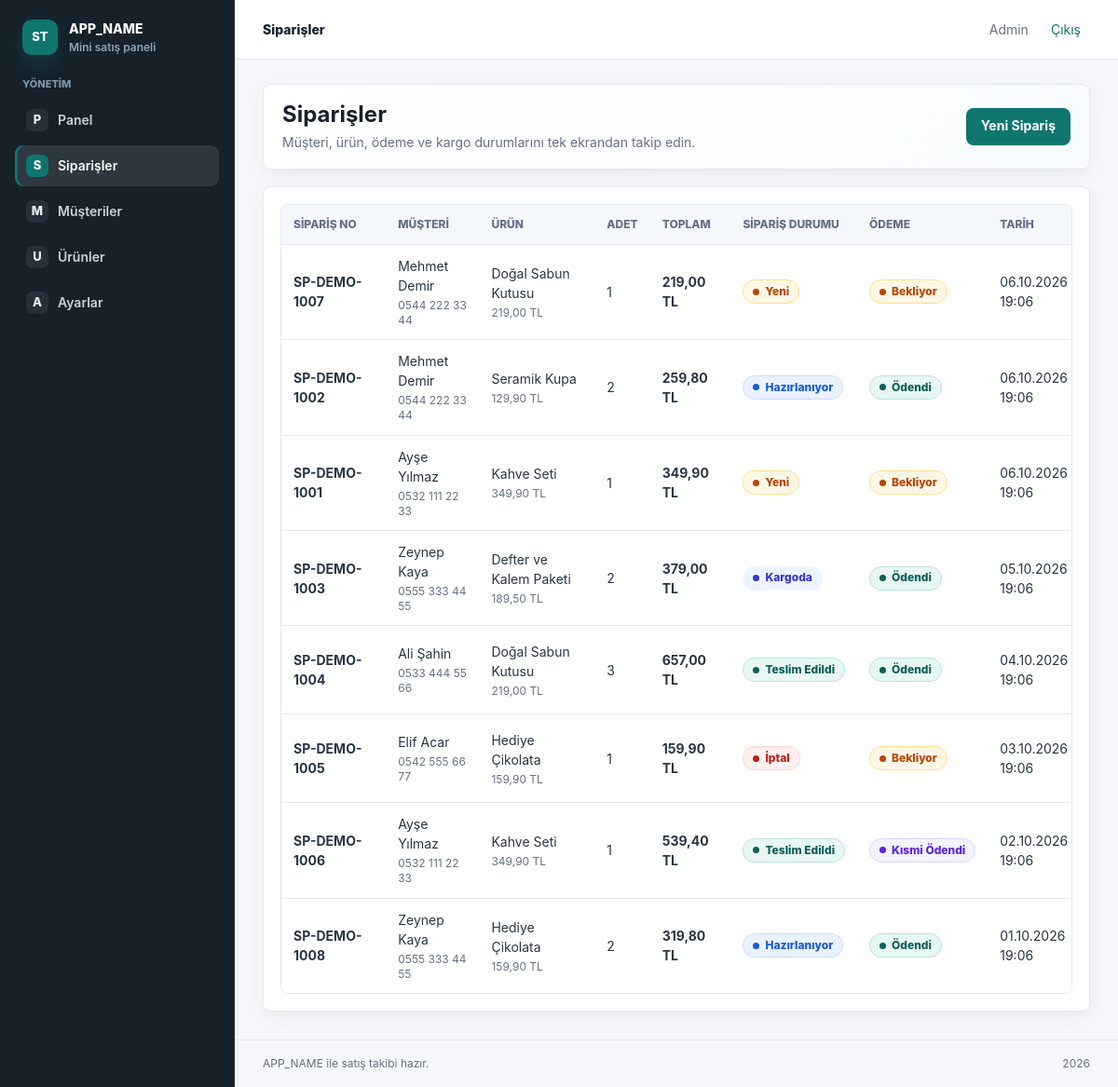
The app's page /admin/orders.php (signed in) with its own data.
### tables this page shows
CREATE TABLE IF NOT EXISTS `orders` (
    `id` INT UNSIGNED NOT NULL AUTO_INCREMENT,
    `customer_id` INT UNSIGNED DEFAULT NULL,
    `order_no` VARCHAR(40) NOT NULL,
    `status` VARCHAR(40) NOT NULL DEFAULT 'pending',
    `payment_status` VARCHAR(40) NOT NULL DEFAULT 'waiting',
    `subtotal` DECIMAL(10,2) NOT NULL DEFAULT 0.00,
    `discount_total` DECIMAL(10,2) NOT NULL DEFAULT 0.00,
    `tax_total` DECIMAL(10,2) NOT NULL DEFAULT 0.00,
    `total_amount` DECIMAL(10,2) NOT NULL DEFAULT 0.00,
    `notes` TEXT DEFAULT NULL,
    `created_at` TIMESTAMP NOT NULL DEFAULT CURRENT_TIMESTAMP,
    `updated_at` TIMESTAMP NULL DEFAULT NULL ON UPDATE CURRENT_TIMESTAMP,
    PRIMARY KEY (`id`),
    UNIQUE KEY `orders_order_no_unique` (`order_no`),
    KEY `orders_customer_id_index` (`customer_id`),
    CONSTRAINT `orders_customer_id_fk`
        FOREIGN KEY (`customer_id`) REFERENCES `customers` (`id`)
        ON DELETE SET NULL
        ON UPDATE CASCADE
);

CREATE TABLE IF NOT EXISTS `customers` (
    `id` INT UNSIGNED NOT NULL AUTO_INCREMENT,
    `name` VARCHAR(150) NOT NULL,
    `phone` VARCHAR(40) DEFAULT NULL,
    `email` VARCHAR(190) DEFAULT NULL,
    `address` TEXT DEFAULT NULL,
    `notes` TEXT DEFAULT NULL,
    `created_at` TIMESTAMP NOT NULL DEFAULT CURRENT_TIMESTAMP,
    `updated_at` TIMESTAMP NULL DEFAULT NULL ON UPDATE CURRENT_TIMESTAMP,
    PRIMARY KEY (`id`),
    KEY `customers_name_index` (`name`)
);

### includes/functions.php (called while the page is built, shortened)
<?php
function e(?string $value): string
{
    return htmlspecialchars($value ?? '', ENT_QUOTES, 'UTF-8');
}
function url(string $path = ''): string
{
    return rtrim(APP_URL, '/') . '/' . ltrim($path, '/');
}
function format_money(float $amount): string
{
    return number_format($amount, 2, ',', '.') . ' TL';
}
function order_status_options(): array
{
    return [
        'pending' => 'Yeni',
        'preparing' => 'Hazırlanıyor',
        'shipped' => 'Kargoda',
        'completed' => 'Teslim Edildi',
        'cancelled' => 'İptal',
    ];
}
function order_status_label(string $status): string
{
    $labels = order_status_options();
    return $labels[$status] ?? ucfirst($status);
}
function payment_status_options(): array
{
    return [
        'waiting' => 'Bekliyor',
        'paid' => 'Ödendi',
        'partial' => 'Kısmi Ödendi',
    ];
}
function payment_status_label(string $status): string
{
    $labels = payment_status_options();
    return $labels[$status] ?? ucfirst($status);
}

### includes/db.php (called while the page is built, shortened)
<?php
function db(): PDO
{
    static $pdo = null;
    if ($pdo instanceof PDO) {
        return $pdo;
    }
    $dsn = sprintf(
        'mysql:host=%s;port=%s;dbname=%s;charset=%s',
        DB_HOST,
        DB_PORT,
        DB_NAME,
        DB_CHARSET
    );
    $pdo = new PDO($dsn, DB_USER, DB_PASS, [
        PDO::ATTR_ERRMODE => PDO::ERRMODE_EXCEPTION,
        PDO::ATTR_DEFAULT_FETCH_MODE => PDO::FETCH_ASSOC,
        PDO::ATTR_EMULATE_PREPARES => false,
    ]);
    return $pdo;
}

### admin/orders.php (the view, shortened to what this page needs)
<?php
$ordersStmt = db()->query(
    'SELECT
        o.id,
        o.order_no,
        o.status,
        o.payment_status,
        o.total_amount,
        o.created_at,
        c.name AS customer_name,
        c.phone AS customer_phone,
        oi.product_name,
        oi.quantity,
        oi.unit_price
     FROM orders o
     LEFT JOIN customers c ON c.id = o.customer_id
     LEFT JOIN (
        SELECT oi1.*
        FROM order_items oi1
        INNER JOIN (
            SELECT order_id, MIN(id) AS first_item_id
            FROM order_items
            GROUP BY order_id
        ) first_items ON first_items.first_item_id = oi1.id
     ) oi ON oi.order_id = o.id
     ORDER BY o.created_at DESC, o.id DESC'
);
$orders = $ordersStmt->fetchAll();
require_once __DIR__ . '/../includes/header.php';
require_once __DIR__ . '/../includes/sidebar.php';
?>
<main class="content">
    <div class="page-head">
        <div>
            <h1>Siparişler</h1>
            <p>Müşteri, ürün, ödeme ve kargo durumlarını tek ekrandan takip edin.</p>
        </div>
        <a class="btn btn-primary" href="<?php echo url('admin/order_form.php'); ?>">Yeni Sipariş</a>
    </div>
    <section class="panel">
        <?php if ($orders): ?>
            <div class="table-wrap">
                <table class="data-table orders-table">
                    <thead>
                        <tr>
                            <th>Sipariş No</th>
                            <th>Müşteri</th>
                            <th>Ürün</th>
                            <th>Adet</th>
                            <th>Toplam</th>
                            <th>Sipariş Durumu</th>
                            <th>Ödeme</th>
                            <th>Tarih</th>
                        </tr>
                    </thead>
                    <tbody>
                        <?php foreach ($orders as $order): ?>
                            <tr>
                                <td><strong><?php echo e($order['order_no']); ?></strong></td>
                                <td>
                                    <?php echo e($order['customer_name'] ?: 'Müşteri yok'); ?>
                                    <?php if (!empty($order['customer_phone'])): ?>
                                        <span class="table-subtext"><?php echo e($order['customer_phone']); ?></span>
                                    <?php endif; ?>
                                </td>
                                <td>
                                    <?php echo e($order['product_name'] ?: 'Ürün yok'); ?>
                                    <span class="table-subtext"><?php echo e(format_money((float) ($order['unit_price'] ?? 0))); ?></span>
                                </td>
                                <td><?php echo (int) ($order['quantity'] ?? 1); ?></td>
                                <td><strong><?php echo e(format_money((float) $order['total_amount'])); ?></strong></td>
                                <td>
                                    <span class="status-badge status-<?php echo e($order['status']); ?>">
                                        <?php echo e(order_status_label($order['status'])); ?>
                                    </span>
                                </td>
                                <td>
                                    <span class="status-badge payment-<?php echo e($order['payment_status']); ?>">
                                        <?php echo e(payment_status_label($order['payment_status'])); ?>
                                    </span>
                                </td>
                                <td><?php echo e(date('d.m.Y H:i', strtotime($order['created_at']))); ?></td>
                            </tr>
                        <?php endforeach; ?>
                    </tbody>
                </table>
            </div>
        <?php endif; ?>
    </section>
</main>
<?php require_once __DIR__ . '/../includes/footer.php'; ?>

### assets/css/style.css (style rules this page uses)
:root { --bg: #f5f7fa; --surface: #ffffff; --surface-soft: #f4f7fb; --surface-warm: #fbfcfd; --text: #17212b; --muted: #667085; --line: #e4e9f0; --line-strong: #d4dce7; --primary: #0f766e; --primary-strong: #115e59; --primary-soft: #e8f7f4; --danger: #b42318; --warning: #b54708; --blue: #175cd3; --purple: #5925dc; --shadow: 0 14px 32px rgba(16, 24, 40, 0.07); --shadow-soft: 0 6px 18px rgba(16, 24, 40, 0.05); }
* { box-sizing: border-box; }
body { margin: 0; min-height: 100vh; background: var(--bg); color: var(--text); font-family: Inter, ui-sans-serif, system-ui, -apple-system, BlinkMacSystemFont, "Segoe UI", Arial, Helvetica, sans-serif; font-size: 14px; line-height: 1.5; text-rendering: optimizeLegibility; }
a { color: inherit; text-decoration: none; }
h1, h2, p { margin-top: 0; }
.content { grid-column: 2; width: 100%; max-width: 1440px; padding: 26px 30px 30px; }
.page-head { display: flex; align-items: center; justify-content: space-between; gap: 16px; margin-bottom: 18px; padding: 18px 20px; border: 1px solid var(--line); border-radius: 8px; background: linear-gradient(135deg, #ffffff 0%, #f8fbfd 100%); box-shadow: var(--shadow-soft); }
.page-head h1 { margin-bottom: 4px; font-size: 24px; line-height: 1.2; letter-spacing: 0; }
.page-head p, .muted { margin-bottom: 0; color: var(--muted); }
.metric-card, .panel, .login-card { background: var(--surface); border: 1px solid var(--line); border-radius: 8px; box-shadow: var(--shadow-soft); }
.panel { padding: 18px; }
.table-wrap { width: 100%; overflow-x: auto; border: 1px solid var(--line); border-radius: 8px; background: var(--surface); }
.data-table { width: 100%; min-width: 680px; border-collapse: collapse; }
.data-table th, .data-table td { padding: 12px 13px; border-bottom: 1px solid var(--line); text-align: left; vertical-align: middle; }
.data-table th { background: var(--surface-soft); color: var(--muted); font-size: 12px; font-weight: 800; letter-spacing: 0; text-transform: uppercase; white-space: nowrap; }
.data-table td { color: #283544; }
.data-table tbody tr { transition: background 0.14s ease; }
.data-table tbody tr:last-child td { border-bottom: 0; }
.status-badge { display: inline-flex; align-items: center; justify-content: center; gap: 6px; min-height: 26px; padding: 4px 10px; border-radius: 999px; background: var(--surface-soft); color: var(--muted); font-size: 12px; font-weight: 800; line-height: 1.2; white-space: nowrap; border: 1px solid transparent; }
.status-badge::before { content: ""; width: 7px; height: 7px; flex: 0 0 7px; border-radius: 50%; background: currentColor; }
.status-pending { background: #fff7e6; color: var(--warning); border-color: #fedf89; }
.status-preparing { background: #eaf2ff; color: var(--blue); border-color: #c9ddff; }
.status-shipped { background: #eef4ff; color: #3538cd; }
.status-completed { background: var(--primary-soft); color: var(--primary-strong); border-color: #b7e4db; }
.status-cancelled { background: #fff1f0; color: var(--danger); border-color: #ffd4d0; }
.payment-waiting { background: #fff7e6; color: var(--warning); border-color: #fedf89; }
.payment-paid { background: var(--primary-soft); color: var(--primary-strong); border-color: #b7e4db; }
.payment-partial { background: #f4f3ff; color: var(--purple); border-color: #d9d6fe; }
.btn { display: inline-flex; align-items: center; justify-content: center; gap: 8px; min-height: 40px; padding: 0 15px; border: 1px solid transparent; border-radius: 8px; cursor: pointer; font: inherit; font-weight: 700; line-height: 1.2; text-align: center; white-space: nowrap; box-shadow: 0 1px 2px rgba(16, 24, 40, 0.05); transition: background 0.16s ease, border-color 0.16s ease, box-shadow 0.16s ease, transform 0.16s ease; }
.btn-primary { background: var(--primary); color: #ffffff; }
.table-subtext { display: block; margin-top: 3px; color: var(--muted); font-size: 12px; line-height: 1.35; }
.orders-table { min-width: 1040px; }

### records on screen
orders: order_no "SP-DEMO-1007", customer.name "Mehmet Demir", customer.phone "0544 222 33 44", product_name "Doğal Sabun Kutusu", unit_price "219,00 TL", quantity "1", total_amount "219,00 TL", status "Yeni", payment_status "Bekliyor", created_at "06.10.2026 19:06"
orders: order_no "SP-DEMO-1002", customer.name "Mehmet Demir", customer.phone "0544 222 33 44", product_name "Seramik Kupa", unit_price "129,90 TL", quantity "2", total_amount "259,80 TL", status "Hazırlanıyor", payment_status "Ödendi", created_at "06.10.2026 19:06"
orders: order_no "SP-DEMO-1001", customer.name "Ayşe Yılmaz", customer.phone "0532 111 22 33", product_name "Kahve Seti", unit_price "349,90 TL", quantity "1", total_amount "349,90 TL", status "Yeni", payment_status "Bekliyor", created_at "06.10.2026 19:06"
orders: order_no "SP-DEMO-1003", customer.name "Zeynep Kaya", customer.phone "0555 333 44 55", product_name "Defter ve Kalem Paketi", unit_price "189,50 TL", quantity "2", total_amount "379,00 TL", status "Kargoda", payment_status "Ödendi", created_at "05.10.2026 19:06"
orders: order_no "SP-DEMO-1004", customer.name "Ali Şahin", customer.phone "0533 444 55 66", product_name "Doğal Sabun Kutusu", unit_price "219,00 TL", quantity "3", total_amount "657,00 TL", status "Teslim Edildi", payment_status "Ödendi", created_at "04.10.2026 19:06"
orders: order_no "SP-DEMO-1005", customer.name "Elif Acar", customer.phone "0542 555 66 77", product_name "Hediye Çikolata", unit_price "159,90 TL", quantity "1", total_amount "159,90 TL", status "İptal", payment_status "Bekliyor", created_at "03.10.2026 19:06"
orders: order_no "SP-DEMO-1006", customer.name "Ayşe Yılmaz", customer.phone "0532 111 22 33", product_name "Kahve Seti", unit_price "349,90 TL", quantity "1", total_amount "539,40 TL", status "Teslim Edildi", payment_status "Kısmi Ödendi", created_at "02.10.2026 19:06"
orders: order_no "SP-DEMO-1008", customer.name "Zeynep Kaya", customer.phone "0555 333 44 55", product_name "Hediye Çikolata", unit_price "159,90 TL", quantity "2", total_amount "319,80 TL", status "Hazırlanıyor", payment_status "Ödendi", created_at "01.10.2026 19:06"

### other values on screen
$page_title "Siparişler"
$user['name'] "Admin"
APP_NAME "APP_NAME"
$item['icon'] "P"
$item['label'] "Panel"
$item['icon'] "S"
$item['label'] "Siparişler"
$item['icon'] "M"
$item['label'] "Müşteriler"
$item['icon'] "U"
$item['label'] "Ürünler"
$item['icon'] "A"
$item['label'] "Ayarlar"
